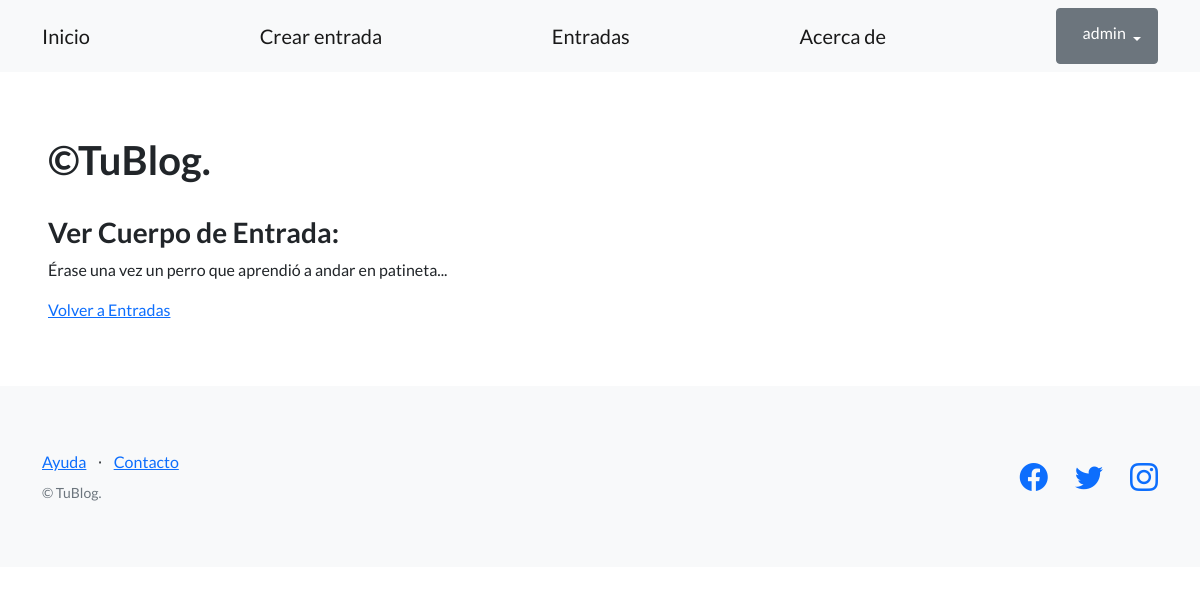
Page /ver-entrada/El perro patineta/ (signed in) on the earlier database version.
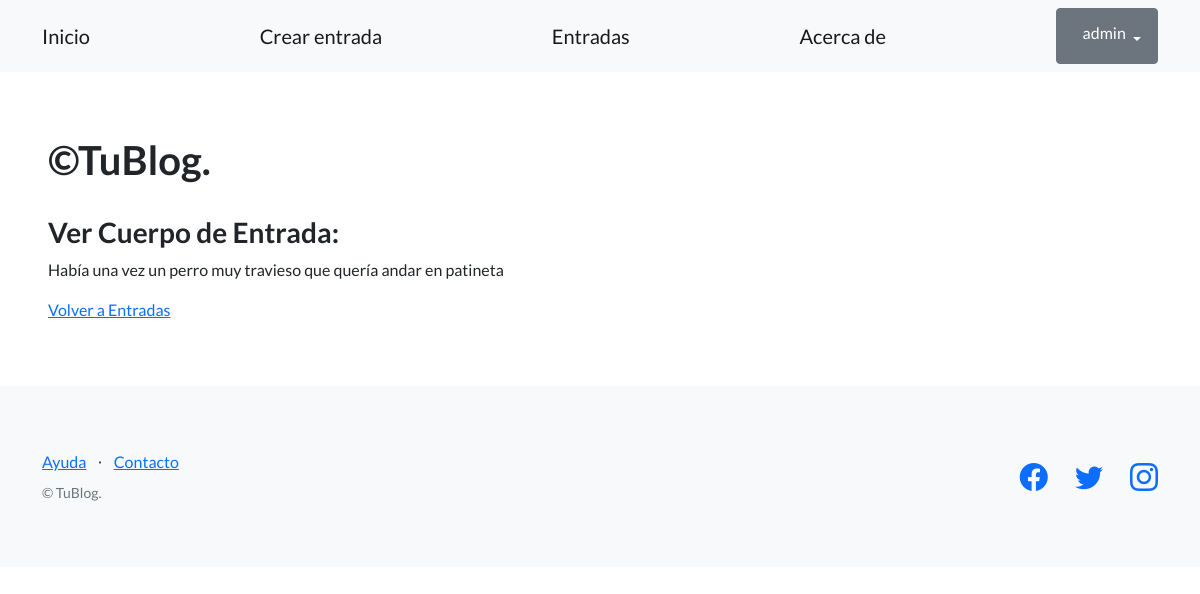
Same page on the later database version.
### control_blog/models.py (models this page shows, shortened)
class Entrada(models.Model):
    titulo = models.CharField(max_length=64, default="ValorPredeterminado")
    autor = models.CharField(max_length=100)
    cuerpo = models.TextField(blank=True)
    fecha_publicacion = models.DateField(auto_now_add=True)

### blog/views.py (the view)
# urls.py: path("ver-entrada/<str:titulo>/", ver_entrada, name="ver_entrada"),
def ver_entrada(request, titulo):
    entrada = Entrada.objects.get(titulo=titulo)
    contexto = {'entrada': entrada}
    return render(request, 'entradas_cuerpos.html', contexto)

### templates_base/entradas_cuerpos.html (shortened to what this page needs)
{% extends "base.html" %}
{% block contenido %}
<h1>&copy;TuBlog.</h1>
<br />
<h3>Ver Cuerpo de Entrada:</h3>
<p>{{ entrada.cuerpo }}</p>
<a href="{% url 'entradas'  %}">Volver a Entradas</a>
{% endblock contenido %}

### templates_base/base.html (shortened to what this page needs)
{% load static %}
<!DOCTYPE html>
<html lang="en">
  <head>
    <link
      href="https://cdn.jsdelivr.net/npm/bootstrap-icons@1.5.0/font/bootstrap-icons.css"
      rel="stylesheet"
      type="text/css"
    />
    <link href="{% static 'css/styles.css' %}" rel="stylesheet" />
  </head>
  <body>
    <nav class="navbar navbar-light bg-light static-top">
      <div class="container">
        <a class="navbar-brand" href="{% url 'inicio' %}">Inicio</a>
        <a class="navbar-brand" href="{% url 'crear_post'%}">Crear entrada</a>
        <a class="navbar-brand" href="{% url 'entradas' %}">Entradas</a>
        <a class="navbar-brand" href="{% url 'acerca_de'%}">Acerca de</a>
        {% if user.is_authenticated %}
        <div class="dropdown">
          <button
            class="btn btn-secondary dropdown-toggle"
            type="button"
            id="dropdownMenuButton1"
            data-bs-toggle="dropdown"
            aria-expanded="false"
          >
            <div style="display: inline-flex">
              <span>{{ user.username }}</span>
            </div>
          </button>
        </div>
        {% else %}
        <a class="btn btn-primary" href="{% url 'login'%}">Inicio sesión</a>
        <a class="btn btn-success" href="{% url 'registro'%}">Registro</a>
        {% endif %}
      </div>
    </nav>
    <section style="padding: 4rem 3rem">
      {% block contenido %} {% endblock contenido %}
    </section>
    <footer class="footer bg-light">
      <div class="container">
        <div class="row">
          <div class="col-lg-6 h-100 text-center text-lg-start my-auto">
            <ul class="list-inline mb-2">
              <li class="list-inline-item"><a href="#!">Ayuda</a></li>
              <li class="list-inline-item">⋅</li>
              <li class="list-inline-item"><a href="#!">Contacto</a></li>
            </ul>
            <p class="text-muted small mb-4 mb-lg-0">&copy; TuBlog.</p>
          </div>
          <div class="col-lg-6 h-100 text-center text-lg-end my-auto">
            <ul class="list-inline mb-0">
              <li class="list-inline-item me-4">
                <a href="https://www.facebook.com/Tublog"
                  ><i class="bi-facebook fs-3"></i
                ></a>
              </li>
              <li class="list-inline-item me-4">
                <a href="https://twitter.com/TuBlog"
                  ><i class="bi-twitter fs-3"></i
                ></a>
              </li>
              <li class="list-inline-item">
                <a href="https://www.instagram.com/Tublog"
                  ><i class="bi-instagram fs-3"></i
                ></a>
              </li>
            </ul>
          </div>
        </div>
      </div>
    </footer>
  </body>
</html>

Differences in the rows shown:
changed Entrada: cuerpo "Érase una vez un perro que aprendió a andar en patineta..." → "Había una vez un perro muy travieso que quería andar en patineta"
